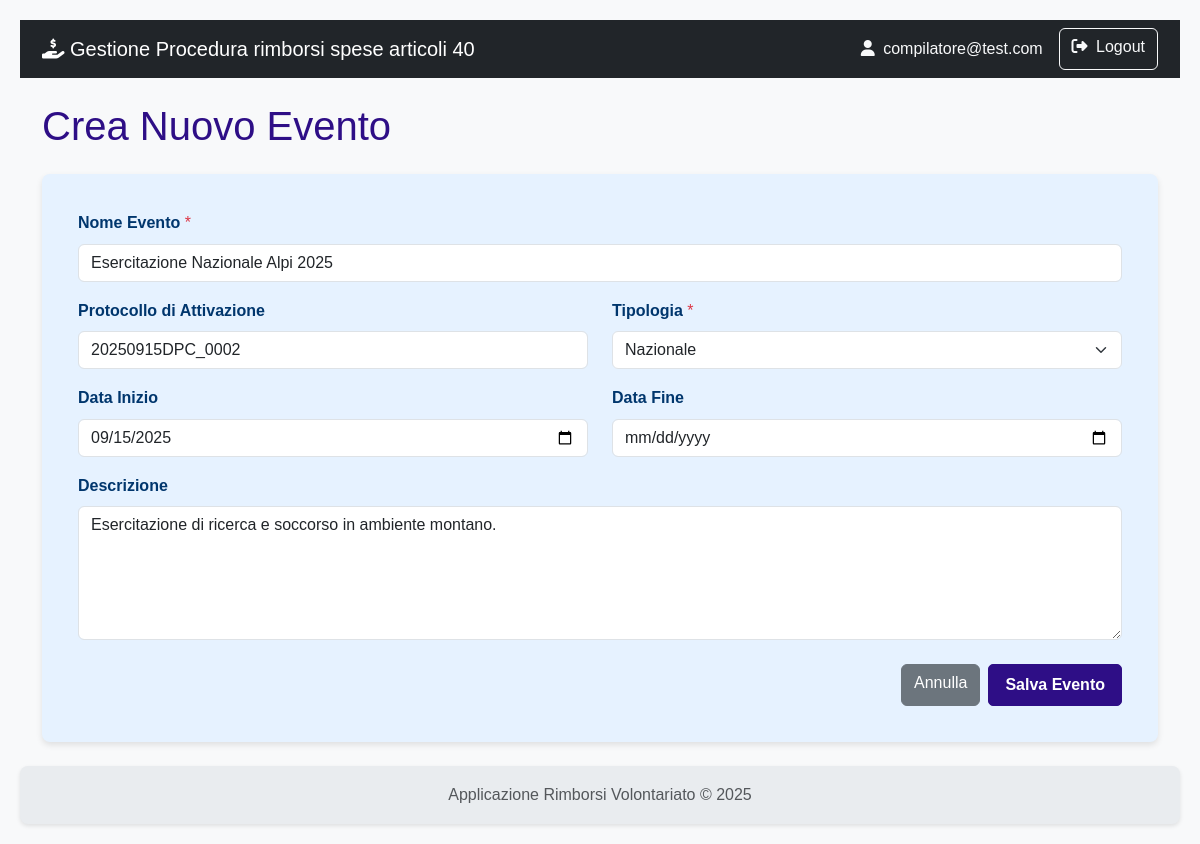
Page /modifica_evento/2 (signed in) on the earlier database version.
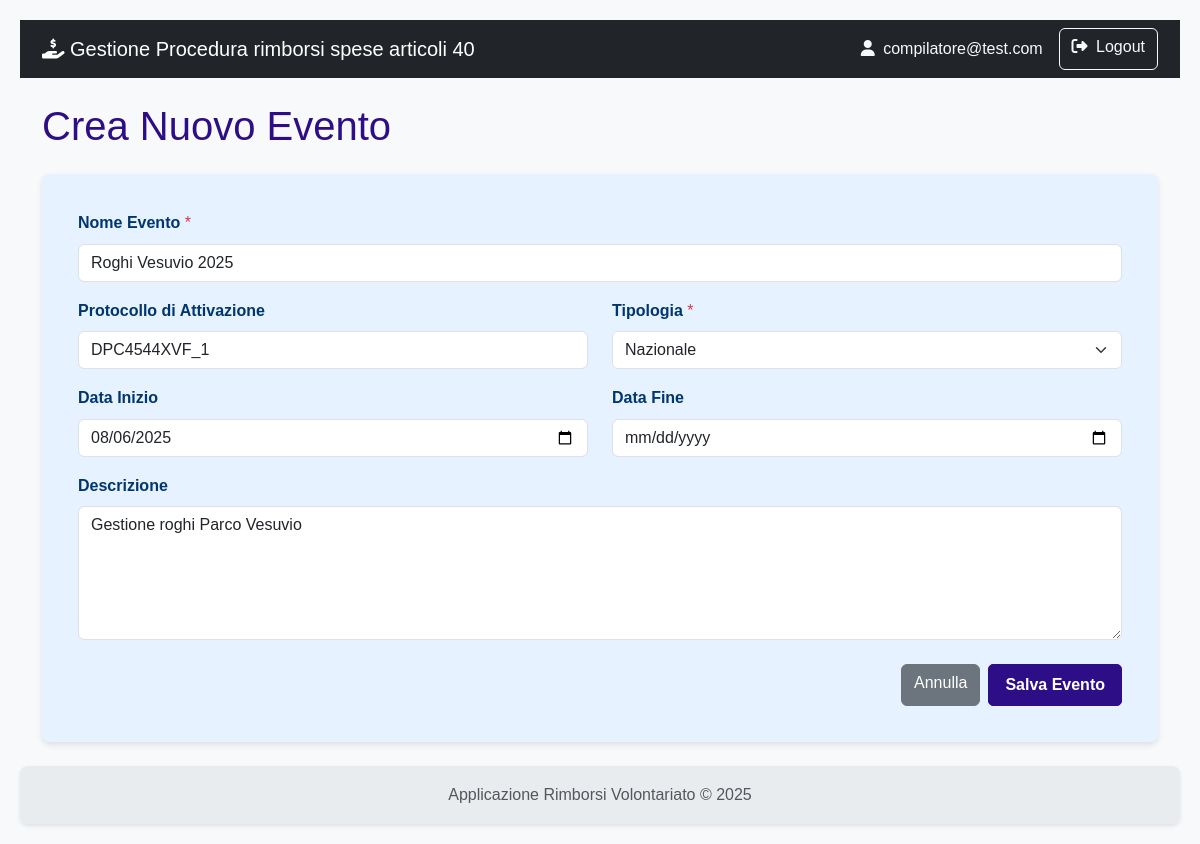
Same page on the later database version.
### rimborsi/models.py (models this page shows)
class Evento(db.Model):
    id = db.Column(db.Integer, primary_key=True)
    protocollo_attivazione = db.Column(db.String(50), unique=True)
    nome = db.Column(db.String(150), nullable=False)
    tipologia = db.Column(db.String(1), nullable=False)
    data_inizio = db.Column(db.Date)
    data_fine = db.Column(db.Date)
    descrizione = db.Column(db.Text)
    richieste = db.relationship('Richiesta', backref='evento', lazy=True)

### rimborsi/routes.py (the view)
@main.route('/modifica_evento/<int:evento_id>', methods=['GET', 'POST'])
@login_required
def modifica_evento(evento_id):
    evento = Evento.query.get_or_404(evento_id)
    form = EventoForm(obj=evento)
    if form.validate_on_submit():
        form.populate_obj(evento)
        db.session.commit()
        flash('Evento modificato con successo!', 'success')
        return redirect(url_for('main.gestione_eventi'))
    return render_template('crea_modifica_evento.html', form=form, evento=evento)

### rimborsi/forms.py
class EventoForm(FlaskForm):
    protocollo_attivazione = StringField('Protocollo di Attivazione', validators=[Optional(), Length(max=50)])
    nome = StringField('Nome Evento', validators=[DataRequired(message="Il nome dell'evento è obbligatorio."), Length(max=100)])
    descrizione = TextAreaField('Descrizione', validators=[Optional()])
    tipologia = SelectField('Tipologia',
                            choices=[
                                ('N', 'Nazionale'),
                                ('R', 'Regionale'),
                                ('P', 'Provinciale'),
                                ('L', 'Locale')
                            ],
                            validators=[DataRequired(message="Seleziona una tipologia.")])
    data_inizio = DateField('Data Inizio', format='%Y-%m-%d', validators=[Optional()])
    data_fine = DateField('Data Fine', format='%Y-%m-%d', validators=[Optional()])
    submit = SubmitField('Salva Evento')

### rimborsi/templates/crea_modifica_evento.html (shortened to what this page needs)
{% extends 'base.html' %}
{% block content %}
    <h1 class="mb-4">{{ titolo | default('Crea Nuovo Evento') }}</h1>
    <div class="card shadow-sm">
        <div class="card-body">
            <form method="POST" action="" novalidate>
                <div class="mb-3">
                    {{ form.nome.label(class="form-label fw-bold") }}
                    {% if form.nome.flags.required %}<span class="text-danger">*</span>{% endif %}
                    {{ form.nome(class="form-control" + (" is-invalid" if form.nome.errors else "")) }}
                </div>
                <div class="row mb-3">
                    <div class="col-md-6">
                        {{ form.protocollo_attivazione.label(class="form-label fw-bold") }}
                        {{ form.protocollo_attivazione(class="form-control" + (" is-invalid" if form.protocollo_attivazione.errors else "")) }}
                    </div>
                    <div class="col-md-6">
                        {{ form.tipologia.label(class="form-label fw-bold") }}
                        {% if form.tipologia.flags.required %}<span class="text-danger">*</span>{% endif %}
                        {{ form.tipologia(class="form-select" + (" is-invalid" if form.tipologia.errors else "")) }}
                    </div>
                </div>
                <div class="row mb-3">
                    <div class="col-md-6">
                        {{ form.data_inizio.label(class="form-label fw-bold") }}
                        {{ form.data_inizio(class="form-control" + (" is-invalid" if form.data_inizio.errors else "")) }}
                    </div>
                    <div class="col-md-6">
                        {{ form.data_fine.label(class="form-label fw-bold") }}
                        {{ form.data_fine(class="form-control" + (" is-invalid" if form.data_fine.errors else "")) }}
                    </div>
                </div>
                <div class="mb-4">
                    {{ form.descrizione.label(class="form-label fw-bold") }}
                    {{ form.descrizione(class="form-control" + (" is-invalid" if form.descrizione.errors else ""), rows=5) }}
                </div>
                <div class="d-flex justify-content-end">
                    <a href="{{ url_for('main.gestione_eventi') }}" class="btn btn-secondary me-2">Annulla</a>
                    {{ form.submit(class="btn btn-primary") }}
                </div>
            </form>
        </div>
    </div>
{% endblock %}

Differences in the rows shown:
changed Evento "Nazionale": nome "Esercitazione Nazionale Alpi 2025" → "Roghi Vesuvio 2025"; protocollo_attivazione "20250915DPC_0002" → "DPC4544XVF_1"; data_inizio "09/15/2025" → "08/06/2025"; descrizione "Esercitazione di ricerca e soccorso in ambiente montano." → "Gestione roghi Parco Vesuvio"
